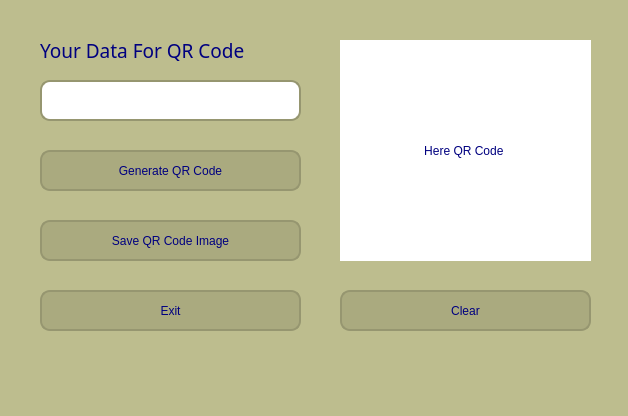
<?xml version="1.0" encoding="UTF-8"?>
<ui version="4.0">
 <class>MainWindow</class>
 <widget class="QMainWindow" name="MainWindow">
  <property name="geometry">
   <rect>
    <x>0</x>
    <y>0</y>
    <width>628</width>
    <height>416</height>
   </rect>
  </property>
  <property name="minimumSize">
   <size>
    <width>628</width>
    <height>416</height>
   </size>
  </property>
  <property name="maximumSize">
   <size>
    <width>628</width>
    <height>416</height>
   </size>
  </property>
  <property name="font">
   <font>
    <family>MV Boli</family>
    <pointsize>14</pointsize>
    <weight>50</weight>
    <italic>false</italic>
    <bold>false</bold>
    <kerning>false</kerning>
   </font>
  </property>
  <property name="windowTitle">
   <string>QR Code Generator</string>
  </property>
  <property name="windowIcon">
   <iconset>
    <normaloff>icon.png</normaloff>icon.png</iconset>
  </property>
  <property name="styleSheet">
   <string notr="true">color: rgb(0, 0, 127);
background-color: rgb(189, 189, 142);

font: 14pt &quot;MV Boli&quot;;</string>
  </property>
  <widget class="QWidget" name="centralwidget">
   <widget class="QLabel" name="label">
    <property name="geometry">
     <rect>
      <x>40</x>
      <y>30</y>
      <width>271</width>
      <height>41</height>
     </rect>
    </property>
    <property name="font">
     <font>
      <family>MV Boli</family>
      <pointsize>14</pointsize>
      <weight>50</weight>
      <italic>false</italic>
      <bold>false</bold>
      <underline>false</underline>
      <strikeout>false</strikeout>
      <kerning>true</kerning>
     </font>
    </property>
    <property name="focusPolicy">
     <enum>Qt::NoFocus</enum>
    </property>
    <property name="acceptDrops">
     <bool>false</bool>
    </property>
    <property name="layoutDirection">
     <enum>Qt::LeftToRight</enum>
    </property>
    <property name="styleSheet">
     <string notr="true"/>
    </property>
    <property name="frameShape">
     <enum>QFrame::NoFrame</enum>
    </property>
    <property name="frameShadow">
     <enum>QFrame::Plain</enum>
    </property>
    <property name="lineWidth">
     <number>0</number>
    </property>
    <property name="text">
     <string>Your Data For QR Code</string>
    </property>
    <property name="textFormat">
     <enum>Qt::PlainText</enum>
    </property>
    <property name="openExternalLinks">
     <bool>false</bool>
    </property>
   </widget>
   <widget class="QPushButton" name="generate">
    <property name="geometry">
     <rect>
      <x>40</x>
      <y>150</y>
      <width>261</width>
      <height>41</height>
     </rect>
    </property>
    <property name="styleSheet">
     <string notr="true">border-radius: 10px;
background-color: rgb(170, 170, 127);
box-shadow:5px 5px 5px grey;
border: 2px solid #969670;
</string>
    </property>
    <property name="text">
     <string>Generate QR Code</string>
    </property>
    <property name="autoDefault">
     <bool>false</bool>
    </property>
    <property name="default">
     <bool>false</bool>
    </property>
    <property name="flat">
     <bool>false</bool>
    </property>
   </widget>
   <widget class="QLabel" name="result">
    <property name="geometry">
     <rect>
      <x>340</x>
      <y>40</y>
      <width>251</width>
      <height>221</height>
     </rect>
    </property>
    <property name="styleSheet">
     <string notr="true">background-color: rgb(255, 255, 255);</string>
    </property>
    <property name="text">
     <string>Here QR Code </string>
    </property>
    <property name="alignment">
     <set>Qt::AlignCenter</set>
    </property>
   </widget>
   <widget class="QPushButton" name="save">
    <property name="geometry">
     <rect>
      <x>40</x>
      <y>220</y>
      <width>261</width>
      <height>41</height>
     </rect>
    </property>
    <property name="styleSheet">
     <string notr="true">border-radius: 10px;
background-color: rgb(170, 170, 127);
box-shadow:5px 5px 5px grey;
border: 2px solid #969670;
</string>
    </property>
    <property name="text">
     <string>Save QR Code Image</string>
    </property>
   </widget>
   <widget class="QPushButton" name="clear">
    <property name="geometry">
     <rect>
      <x>340</x>
      <y>290</y>
      <width>251</width>
      <height>41</height>
     </rect>
    </property>
    <property name="styleSheet">
     <string notr="true">border-radius: 10px;
background-color: rgb(170, 170, 127);
box-shadow:5px 5px 5px grey;
border: 2px solid #969670;</string>
    </property>
    <property name="text">
     <string>Clear</string>
    </property>
   </widget>
   <widget class="QPushButton" name="exit">
    <property name="geometry">
     <rect>
      <x>40</x>
      <y>290</y>
      <width>261</width>
      <height>41</height>
     </rect>
    </property>
    <property name="styleSheet">
     <string notr="true">border-radius: 10px;

background-color: rgb(170, 170, 127);
box-shadow:5px 5px 5px grey;
border: 2px solid #969670;
</string>
    </property>
    <property name="text">
     <string>Exit</string>
    </property>
   </widget>
   <widget class="QLineEdit" name="lineEdit">
    <property name="geometry">
     <rect>
      <x>40</x>
      <y>80</y>
      <width>261</width>
      <height>41</height>
     </rect>
    </property>
    <property name="styleSheet">
     <string notr="true">border-radius: 10px;

box-shadow:5px 5px 5px grey;
border: 2px solid #969670;
background-color: rgb(255, 255, 255);</string>
    </property>
    <property name="placeholderText">
     <string/>
    </property>
    <property name="cursorMoveStyle">
     <enum>Qt::LogicalMoveStyle</enum>
    </property>
   </widget>
  </widget>
  <widget class="QStatusBar" name="statusbar"/>
 </widget>
 <resources/>
 <connections/>
</ui>
